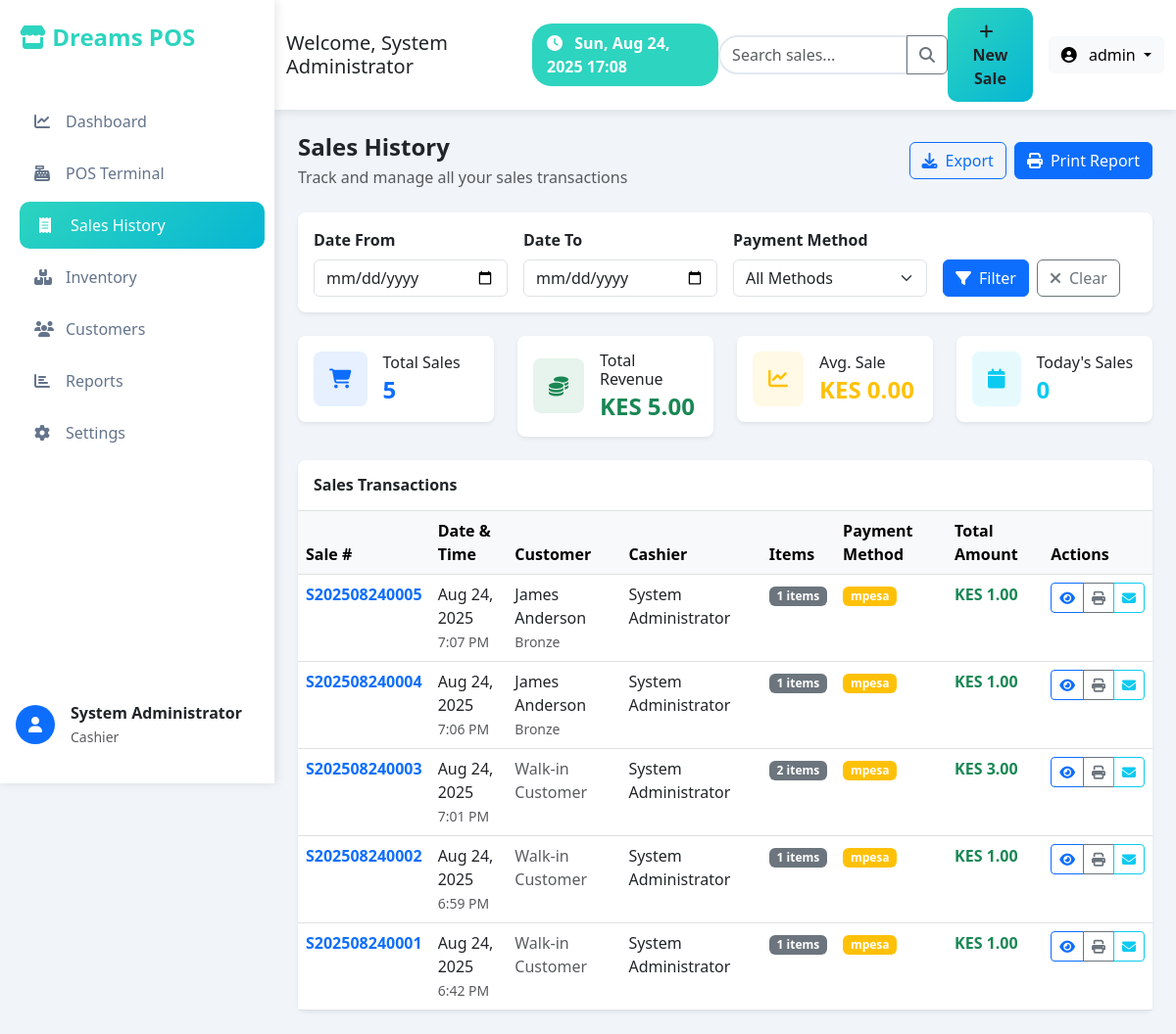
The app's page /sales/ (signed in) with its own data.
### pos_application/models.py (models this page shows, shortened)
class Sale(models.Model):
    PAYMENT_METHODS = [
        ('cash', 'Cash'),
        ('card', 'Card'),
        ('mobile', 'Mobile Money'),
        ('credit', 'Credit'),
    ]
    STATUS_CHOICES = [
        ('pending', 'Pending'),
        ('completed', 'Completed'),
        ('cancelled', 'Cancelled'),
    ]
    sale_number = models.CharField(max_length=20, unique=True)
    status = models.CharField(max_length=20,choices=STATUS_CHOICES,default='completed',help_text="Sale status")
    customer = models.ForeignKey(Customer, on_delete=models.SET_NULL, null=True, blank=True)
    cashier = models.ForeignKey(User, on_delete=models.CASCADE)
    total_amount = models.DecimalField(max_digits=10, decimal_places=2)
    discount_amount = models.DecimalField(max_digits=10, decimal_places=2, default=0.00)
    tax_amount = models.DecimalField(max_digits=10, decimal_places=2, default=0.00)
    final_amount = models.DecimalField(max_digits=10, decimal_places=2)
    payment_method = models.CharField(max_length=20, choices=PAYMENT_METHODS, default='cash')
    amount_paid = models.DecimalField(max_digits=10, decimal_places=2)
    change_given = models.DecimalField(max_digits=10, decimal_places=2, default=0.00)
    created_at = models.DateTimeField(auto_now_add=True)

class Customer(models.Model):
    LOYALTY_CHOICES = [
        ('bronze', 'Bronze'),
        ('silver', 'Silver'),
        ('gold', 'Gold'),
        ('platinum', 'Platinum'),
    ]
    name = models.CharField(max_length=200)
    email = models.EmailField(blank=True)
    phone = models.CharField(max_length=20, blank=True)
    address = models.TextField(blank=True)
    loyalty_tier = models.CharField(max_length=20, choices=LOYALTY_CHOICES, default='bronze')
    loyalty_points = models.IntegerField(default=0)
    total_spent = models.DecimalField(max_digits=10, decimal_places=2, default=0.00)
    created_at = models.DateTimeField(auto_now_add=True)

### pos_application/views.py (the view)
# urls.py: path('sales/', views.sales_history, name='sales_history'),
@login_required
def sales_history(request):
    sales = Sale.objects.select_related('customer', 'cashier').order_by('-created_at')
    date_from = request.GET.get('date_from')
    date_to = request.GET.get('date_to')
    if date_from:
        sales = sales.filter(created_at__date__gte=date_from)
    if date_to:
        sales = sales.filter(created_at__date__lte=date_to)
    context = {
        'sales': sales,
        'date_from': date_from,
        'date_to': date_to,
    }
    return render(request, 'sales_history.html', context)

### templates/sales_history.html (shortened to what this page needs)
{% extends 'base.html' %}
{% load static %}
{% block search_bar %}
<div class="input-group">
    <input type="text" class="form-control search-bar" placeholder="Search sales..." id="salesSearch">
    <button class="btn btn-outline-secondary" type="button" onclick="searchSales()">
        <i class="fas fa-search"></i>
    </button>
</div>
{% endblock %}
{% block content %}
<div class="row">
    <div class="col-12">
        <div class="d-flex justify-content-between align-items-center mb-4">
            <div>
                <h4 class="fw-bold mb-1">Sales History</h4>
                <p class="text-muted mb-0">Track and manage all your sales transactions</p>
            </div>
            <div class="d-flex gap-2">
                <button class="btn btn-outline-primary" onclick="exportSales()">
                    <i class="fas fa-download me-2"></i>Export
                </button>
                <button class="btn btn-primary" onclick="printReport()">
                    <i class="fas fa-print me-2"></i>Print Report
                </button>
            </div>
        </div>
        <div class="bg-white rounded-3 p-3 shadow-sm mb-4">
            <form method="GET" class="row g-3">
                <div class="col-md-3">
                    <label class="form-label fw-semibold">Date From</label>
                    <input type="date" class="form-control" name="date_from" value="{{ date_from }}">
                </div>
                <div class="col-md-3">
                    <label class="form-label fw-semibold">Date To</label>
                    <input type="date" class="form-control" name="date_to" value="{{ date_to }}">
                </div>
                <div class="col-md-3">
                    <label class="form-label fw-semibold">Payment Method</label>
                    <select class="form-select" name="payment_method">
                        <option value="">All Methods</option>
                    </select>
                </div>
                <div class="col-md-3">
                    <label class="form-label fw-semibold">&nbsp;</label>
                    <div class="d-flex gap-2">
                        <button type="submit" class="btn btn-primary">
                            <i class="fas fa-filter me-2"></i>Filter
                        </button>
                        <a href="{% url 'sales_history' %}" class="btn btn-outline-secondary">
                            <i class="fas fa-times me-2"></i>Clear
                        </a>
                    </div>
                </div>
            </form>
        </div>
        <div class="row mb-4">
            <div class="col-md-3">
                <div class="bg-white rounded-3 p-3 shadow-sm">
                    <div class="d-flex align-items-center">
                        <div class="bg-primary bg-opacity-10 rounded-3 p-3 me-3">
                            <i class="fas fa-shopping-cart text-primary fa-lg"></i>
                        </div>
                        <div>
                            <h6 class="mb-1">Total Sales</h6>
                            <h4 class="fw-bold text-primary mb-0">{{ sales.count }}</h4>
                        </div>
                    </div>
                </div>
            </div>
            <div class="col-md-3">
                <div class="bg-white rounded-3 p-3 shadow-sm">
                    <div class="d-flex align-items-center">
                        <div class="bg-success bg-opacity-10 rounded-3 p-3 me-3">
                            <i class="fas fa-coins text-success fa-lg"></i>
                        </div>
                        <div>
                            <h6 class="mb-1">Total Revenue</h6>
                            <h4 class="fw-bold text-success mb-0">KES {% widthratio sales|length 1 1 as total_revenue %}{{ total_revenue|floatformat:2|default:"0.00" }}</h4>
                        </div>
                    </div>
                </div>
            </div>
            <div class="col-md-3">
                <div class="bg-white rounded-3 p-3 shadow-sm">
                    <div class="d-flex align-items-center">
                        <div class="bg-warning bg-opacity-10 rounded-3 p-3 me-3">
                            <i class="fas fa-chart-line text-warning fa-lg"></i>
                        </div>
                        <div>
                            <h6 class="mb-1">Avg. Sale</h6>
                            <h4 class="fw-bold text-warning mb-0">KES 0.00</h4>
                        </div>
                    </div>
                </div>
            </div>
            <div class="col-md-3">
                <div class="bg-white rounded-3 p-3 shadow-sm">
                    <div class="d-flex align-items-center">
                        <div class="bg-info bg-opacity-10 rounded-3 p-3 me-3">
                            <i class="fas fa-calendar text-info fa-lg"></i>
                        </div>
                        <div>
                            <h6 class="mb-1">Today's Sales</h6>
                            <h4 class="fw-bold text-info mb-0">0</h4>
                        </div>
                    </div>
                </div>
            </div>
        </div>
        <div class="bg-white rounded-3 shadow-sm">
            <div class="p-3 border-bottom">
                <h6 class="fw-bold mb-0">Sales Transactions</h6>
            </div>
            <div class="table-responsive">
                <table class="table table-hover mb-0">
                    <thead class="table-light">
                        <tr>
                            <th>Sale #</th>
                            <th>Date & Time</th>
                            <th>Customer</th>
                            <th>Cashier</th>
                            <th>Items</th>
                            <th>Payment Method</th>
                            <th>Total Amount</th>
                            <th>Actions</th>
                        </tr>
                    </thead>
                    <tbody>
                        {% for sale in sales %}
                        <tr>
                            <td>
                                <span class="fw-semibold text-primary">{{ sale.sale_number }}</span>
                            </td>
                            <td>
                                <div>{{ sale.created_at|date:"M d, Y" }}</div>
                                <small class="text-muted">{{ sale.created_at|time:"g:i A" }}</small>
                            </td>
                            <td>
                                {% if sale.customer %}
                                    <div>{{ sale.customer.name }}</div>
                                    <small class="text-muted">{{ sale.customer.get_loyalty_tier_display }}</small>
                                {% else %}
                                    <span class="text-muted">Walk-in Customer</span>
                                {% endif %}
                            </td>
                            <td>{{ sale.cashier.get_full_name|default:sale.cashier.username }}</td>
                            <td>
                                <span class="badge bg-secondary">{{ sale.items.count }} items</span>
                            </td>
                            <td>
                                <span class="badge
                                    {% if sale.payment_method == 'cash' %}bg-success
                                    {% elif sale.payment_method == 'card' %}bg-primary
                                    {% elif sale.payment_method == 'mobile' %}bg-info
                                    {% else %}bg-warning{% endif %}">
                                    {{ sale.get_payment_method_display }}
                                </span>
                            </td>
                            <td>
                                <span class="fw-bold text-success">KES {{ sale.final_amount }}</span>
                            </td>
                            <td>
                                <div class="btn-group btn-group-sm">
                                    <a href="{% url 'sale_detail' sale.id %}" class="btn btn-outline-primary" title="View Details">
                                        <i class="fas fa-eye"></i>
                                    </a>
                                    <button class="btn btn-outline-secondary" onclick="printReceipt({{ sale.id }})" title="Print Receipt">
                                        <i class="fas fa-print"></i>
                                    </button>
                                    <button class="btn btn-outline-info" onclick="emailReceipt({{ sale.id }})" title="Email Receipt">
                                        <i class="fas fa-envelope"></i>
                                    </button>
                                </div>
                            </td>
                        </tr>
                        {% endfor %}
                    </tbody>
                </table>
            </div>
        </div>
    </div>
</div>
{% endblock %}

### templates/base.html (shortened to what this page needs)
{% load static %}
<!DOCTYPE html>
<html lang="en">
<head>
    <link href="https://cdnjs.cloudflare.com/ajax/libs/bootstrap/5.3.0/css/bootstrap.min.css" rel="stylesheet">
    <link href="https://cdnjs.cloudflare.com/ajax/libs/font-awesome/6.4.0/css/all.min.css" rel="stylesheet">
    <link rel="stylesheet" href="{% static 'css/base.css' %}">
</head>
<body>
    <div class="sidebar">
        <a href="{% url 'dashboard' %}" class="logo">
            <i class="fas fa-store"></i> Dreams POS
        </a>
        <nav class="mt-4">
            <div class="nav-item">
                <a href="{% url 'dashboard' %}" class="nav-link {% if request.resolver_match.url_name == 'dashboard' %}active{% endif %}">
                    <i class="fas fa-chart-line"></i>
                    Dashboard
                </a>
            </div>
            <div class="nav-item">
                <a href="{% url 'terminal' %}" class="nav-link {% if request.resolver_match.url_name == 'terminal' %}active{% endif %}">
                    <i class="fas fa-cash-register"></i>
                    POS Terminal
                </a>
            </div>
            <div class="nav-item">
                <a href="{% url 'sales_history' %}" class="nav-link {% if request.resolver_match.url_name == 'sales_history' %}active{% endif %}">
                    <i class="fas fa-receipt"></i>
                    Sales History
                </a>
            </div>
            <div class="nav-item">
                <a href="{% url 'inventory' %}" class="nav-link {% if request.resolver_match.url_name == 'inventory' %}active{% endif %}">
                    <i class="fas fa-boxes"></i>
                    Inventory
                </a>
            </div>
            <div class="nav-item">
                <a href="{% url 'customers_list'%}" class="nav-link">
                    <i class="fas fa-users"></i>
                    Customers
                </a>
            </div>
            <div class="nav-item">
                <a href="{% url 'reports_view'%}" class="nav-link">
                    <i class="fas fa-chart-bar"></i>
                    Reports
                </a>
            </div>
            <div class="nav-item">
                <a href="{% url 'settings_view'%}" class="nav-link">
                    <i class="fas fa-cog"></i>
                    Settings
                </a>
            </div>
        </nav>
        <div class="mt-auto p-3" style="position: absolute; bottom: 20px; left: 0; right: 0;">
            <div class="d-flex align-items-center">
                <div class="bg-primary rounded-circle d-flex align-items-center justify-content-center me-3" style="width: 40px; height: 40px;">
                    <i class="fas fa-user text-white"></i>
                </div>
                <div>
                    <div class="fw-bold text-dark">{{ user.get_full_name|default:user.username }}</div>
                    <small class="text-muted">Cashier</small>
                </div>
            </div>
        </div>
    </div>
    <div class="main-content">
        <nav class="navbar navbar-expand-lg navbar-custom">
            <div class="container-fluid">
                <div class="d-flex align-items-center">
                    <h5 class="mb-0 me-4">Welcome, {{ user.get_full_name|default:user.username }}</h5>
                    <div class="time-display">
                        <i class="fas fa-clock me-2"></i>
                        <span id="currentTime"></span>
                    </div>
                </div>
                <div class="mx-auto" style="max-width: 400px;">
                    {% block search_bar %}{% endblock %}
                </div>
                <div class="d-flex align-items-center">
                    <button class="btn btn-primary-custom me-3">
                        <i class="fas fa-plus me-2"></i>
                        New Sale
                    </button>
                    <div class="dropdown">
                        <button class="btn btn-light dropdown-toggle" type="button" data-bs-toggle="dropdown">
                            <i class="fas fa-user-circle me-2"></i>
                            {{ user.username }}
                        </button>
                    </div>
                </div>
            </div>
        </nav>
        <div class="container-fluid p-4">
            {% block content %}
            {% endblock %}
        </div>
    </div>
</body>
</html>

### records on screen
Sale: sale_number "S202508240005", created_at "Aug 24, 2025", created_at "7:07 PM", customer.name "James Anderson", customer.loyalty_tier "Bronze", cashier.get_full_name "System Administrator", items.count "1", payment_method "mpesa", final_amount "1.00"
Sale: sale_number "S202508240004", created_at "Aug 24, 2025", created_at "7:06 PM", customer.name "James Anderson", customer.loyalty_tier "Bronze", cashier.get_full_name "System Administrator", items.count "1", payment_method "mpesa", final_amount "1.00"
Sale: sale_number "S202508240003", created_at "Aug 24, 2025", created_at "7:01 PM", shows "Walk-in Customer", cashier.get_full_name "System Administrator", items.count "2", payment_method "mpesa", final_amount "3.00"
Sale: sale_number "S202508240002", created_at "Aug 24, 2025", created_at "6:59 PM", shows "Walk-in Customer", cashier.get_full_name "System Administrator", items.count "1", payment_method "mpesa", final_amount "1.00"
Sale: sale_number "S202508240001", created_at "Aug 24, 2025", created_at "6:42 PM", shows "Walk-in Customer", cashier.get_full_name "System Administrator", items.count "1", payment_method "mpesa", final_amount "1.00"

### other values on screen
{{ user.get_full_name|default:user.username }} "System Administrator"
{{ user.username }} "admin"
{{ sales.count }} "5"
{{ total_revenue|floatformat:2|default:"0.00" }} "5.00"
